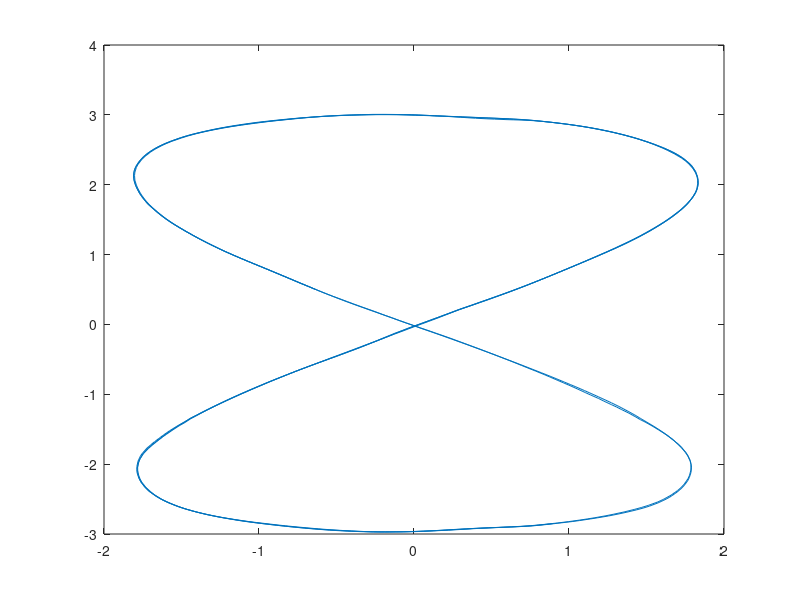

This chart was generated by the following MATLAB code: (Note: this script raises an error after producing the figure.)



%% round tourht
%clear
load("RealG3.mat")
plot(position(:,2),position(:,3))
%clear
%%
%% Task 7.1 Calculate the normal distribution parameters
clear
load("calibration_data.mat")
% we know where the car is
% we know how long a beep should take to arrive
% since the car is still, each measure should be 0.5 away from the next
% using this we can get the error
tdoa_errors = zeros(12,25)
errors = zeros(8,24);

for i = 1:size(tphat,2) - 1
    errors(:,i) = tphat(:,i + 1) - tphat(:,i);
end

tdoa_errors(1,:) = tphat(1,:) - tphat(2,:);
tdoa_errors(2,:) = tphat(1,:) - tphat(3,:);
tdoa_errors(3,:) = tphat(1,:) - tphat(4,:);
tdoa_errors(4,:) = tphat(2,:) - tphat(3,:);
tdoa_errors(5,:) = tphat(2,:) - tphat(4,:);
tdoa_errors(6,:) = tphat(3,:) - tphat(4,:);

tdoa_errors(7,:) = tphat (5,:) - tphat(6,:);
tdoa_errors(8,:) = tphat (5,:) - tphat(7,:);
tdoa_errors(9,:) = tphat (5,:) - tphat(8,:);
tdoa_errors(10,:) = tphat(6,:) - tphat(7,:);
tdoa_errors(11,:) = tphat(6,:) - tphat(8,:);
tdoa_errors(12,:) = tphat(7,:) - tphat(8,:);

chirp_interval = 0.5;
errors = errors - chirp_interval;
sel_err = errors;
err_mean = mean(sel_err, 2);
err_std = std(sel_err, 0, 2);

err_tdoa_std = std(tdoa_errors,0,2);

%histfit(sel_err)

%%

%% Task 7.2
% hx = TDOA measurements
% 
%%
%% Task 7.3
%The good microphones are in a circle around the robot
% The bad ones are in a straight line looking towards the robot

%%
%% Task 7.4

load("dataset.mat")

%sm = exsensor('tdoa1', 4,1)
sm = sensormod(@model1, [3 0 4 8])
%mic_range = 5:8;
mic_range = 1:4;
data = tphat(mic_range,:)' * 340

th = [
2056.2 246.1;   % 1
-2233.4 409.9;  % 2
57.8 -3419.1;   % 3
218.9 3348.3;   % 4
-2140.7 1154.6; % 5
-2105.4 -2200.3;% 6
-2210.4 -505.8; % 7
-2179.2 2157.2  % 8 
]

th = th(mic_range,:)
th = reshape(th.',1,[])

sm.th = th * 0.001
R = diag(err_std(mic_range,:))
sm.pe = ndist(zeros(4,1), R) % maybe kaos
hold on
plot(sm)
hold on
crlb(sm) % !!!!!!!!!!!!!!!!!!! använd crlb2 !!!!!!!!!!!!!!!!!!!!!!!!!!!!!!!!!!!!!!!!!!!!!
% We see that config 1 is better since the crlb is better and rounder

%%
%% 7.5

sm = exsensor('tdoa2',4,1)
sm.th = th * 0.001
R = diag(err_tdoa_std(1:6,:));
sm.pe = ndist(zeros(6,1), R) % maybe kaos
%xnls = estimate(sm, data, 'thmask', ones(8,1));

sm.x0 = [0 0];
data1 = data(:,1) - data(:,2);
data2 = data(:,1) - data(:,3);
data3 = data(:,1) - data(:,4);
data4 = data(:,2) - data(:,3);
data5 = data(:,2) - data(:,4);
data6 = data(:,3) - data(:,4);
data_new = [data1, data2, data3, data4, data5, data6];

for i=1:length(data_new(:,1))
    [xhat, shat] = wls(sm, sig(data_new(i,:)));
    plot(shat,'conf',90)
    sm.x0 = [shat.x0(1:2) ];

end
hold on
%xplot2(xls, 'conf', 90);

%% 7.5 b)
sm = sensormod(@model1, [3 0 4 8])
sm.th = th * 0.001
R = diag(err_std(mic_range,:))
sm.pe = ndist(zeros(4,1), R) % maybe kaos
hold on
plot(sm)
hold on
crlb(sm) % !!!!!!!!!!!!!!!!!!! använd crlb2 !!!!!!!!!!!!!!!!!!!!!!!!!!!!!!!!!!!!!!!!!!!!!

r0 = mean(data(1,:));
sm.x0 = [0 0 r0];
for i=1:length(data(:,1))
    [shat, xhat] = nls(sm, sig(data(i,:)), 'thmask', zeros(sm.nn(4), 1));
    sm.x0 = [shat.x0(1:2)' shat.x0(3) + 0.5];
    plot(shat,'col','r', 'conf',90);
end

hold on
%%

%xplot2(xnls, 'conf', 90);
%% 7.6

T = 0.5;
F = [1 0 T 0; 0 1 0 T ; 0 0 1 0; 0 0 0 1];
G = [ T ^2/2 0; 0 T ^2/2; T 0; 0 T ];
H = [1 0 0 0; 0 1 0 0];
%H = eye(3);
R = 0.03 * eye (2);
m = lss(F , [], H, [], G*G', R, 1/T) ;
m.xlabel = { 'X' , 'Y' , ' vX' , ' vY' };
m.ylabel = { 'X' , 'Y' };
m.name = 'Constant velocity motion model';
% z = simulate (m , 20);
xhat1 = kalman(m, sig(xls.x(:,1:2)), 'alg' , 3, 'k' , 0) ; % Time - varying

%hold on
%xplot2(xls, xhat1, 'conf', 90, [1 2]) ;
xplot2(xls, xhat1, [1 2]) ;
hold on

% FRågor 1. ska man tuna R själv eller 2. hur fan gör man xnls på ett bra
% sätt
% hur ska vi modellera time of arrival i en state space model

%%

%% 7.6 b)





%%
